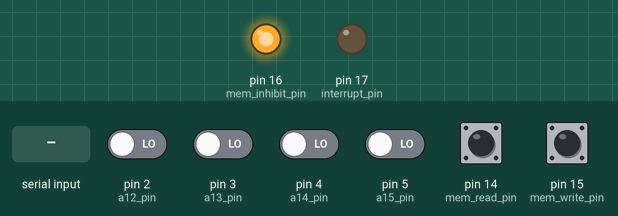
The sketch below on a simulated Arduino Uno, built with avr-gcc and run on an emulated ATmega328P. On the bench: output pins drawn as LEDs (lit = HIGH). Inputs (shaded band) come from the test bench; at power-on: pin 14 (mem_read_pin), pin 15 (mem_write_pin) HIGH, pin 2 (a12_pin), pin 3 (a13_pin), pin 4 (a14_pin), pin 5 (a15_pin) LOW. What the sketch prints to the serial monitor is not drawn.

Above: at 1.2 s.
1.3 s: "1" received over Serial
At 2.4 s:
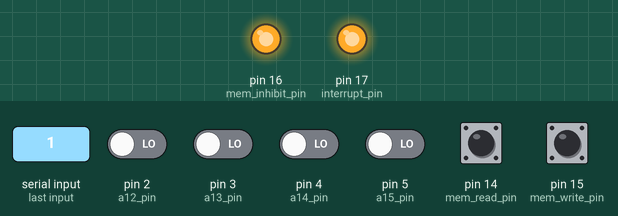
Timing chart, 0 to 4.3 s (numbered marks = the images above; inputs shaded):
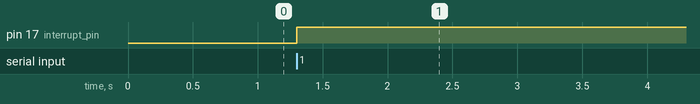

Measured:
- after the input at 1.3 s, pin 17 (interrupt_pin): LOW → HIGH at once

The sketch:

uart.ino
```cpp
const int a12_pin = 2; // PD2
const int a13_pin = 3; // PD3
const int a14_pin = 4; // PD4
const int a15_pin = 5; // PD5

const int d0_pin = 6;  // PD6
const int d1_pin = 7;  // PD7
const int d2_pin = 8;  // PB0
const int d3_pin = 9;  // PB1
const int d4_pin = 10; // PB2
const int d5_pin = 11; // PB3
const int d6_pin = 12; // PB4
const int d7_pin = 13; // PB5

const int mem_read_pin = 14;    // Active low
const int mem_write_pin = 15;   // Active low
const int mem_inhibit_pin = 16; // Active low
const int interrupt_pin = 17;   // Active high

const int a0_pin = 18;
const int a1_pin = 19;

inline bool valid_address() {
  // Mapped from 0x7000 to 0x8000
  return ((PIND & 0b00111100) >> 2) == 0b0111;
}

inline void set_data_input() {
  DDRB &= 0b11000000;
  DDRD &= 0b00111111;
}

inline void set_data_output() {
  DDRB |= 0b00111111;
  DDRD |= 0b11000000;
}

inline char read_data() {
  return ((PINB & 0b00111111) << 2) | ((PIND & 0b11000000) >> 6);
}

inline void write_data(char data) {
  PORTD = (PORTD & 0b00111111) | ((data & 0b00000011) << 6);
  PORTB = (PORTB & 0b11000000) | ((data & 0b11111100) >> 2);
}

// This seems significantly faster than Serial.write()
inline void uart_write(char data) {
  while (UCSR0A & (1 << UDRE0) == 0); // Wait for any ongoing transmit to finish
  UDR0 = data;
}

void setup() {
  pinMode(a0_pin, INPUT);
  pinMode(a1_pin, INPUT);

  pinMode(a12_pin, INPUT);
  pinMode(a13_pin, INPUT);
  pinMode(a14_pin, INPUT);
  pinMode(a15_pin, INPUT);

  pinMode(d0_pin, INPUT);
  pinMode(d1_pin, INPUT);
  pinMode(d2_pin, INPUT);
  pinMode(d3_pin, INPUT);
  pinMode(d4_pin, INPUT);
  pinMode(d5_pin, INPUT);
  pinMode(d6_pin, INPUT);
  pinMode(d7_pin, INPUT);

  pinMode(mem_read_pin, INPUT);
  pinMode(mem_write_pin, INPUT);

  digitalWrite(mem_inhibit_pin, true);
  pinMode(mem_inhibit_pin, OUTPUT);

  pinMode(interrupt_pin, OUTPUT);
  digitalWrite(interrupt_pin, false);

  Serial.begin(115200);
  Serial.println("UART READY...");
}

void loop() {
  bool read_low = !digitalRead(mem_read_pin);
  static bool was_read_low = false;

  bool write_low = !digitalRead(mem_write_pin);
  static bool was_write_low = false;

  bool serial_available = Serial.available();
  digitalWrite(interrupt_pin, serial_available);

  if (valid_address()) {
    digitalWrite(mem_inhibit_pin, false);

    if (write_low && !was_write_low) {        // Read data from bus on falling edge
      uart_write(read_data());
    } else if (read_low && !was_read_low) {   // Write data to bus on falling edge
      if (serial_available) {
        if (digitalRead(a0_pin)) write_data(1);
        else write_data(Serial.read());
      } else {
        write_data(0);
      }
      set_data_output();
    }

    if (!read_low) {                          // Otherwise get off the bus
      set_data_input();
    }

  } else {
    digitalWrite(mem_inhibit_pin, true);

    set_data_input();
  }

  was_read_low = read_low;
  was_write_low = write_low;
}
```
